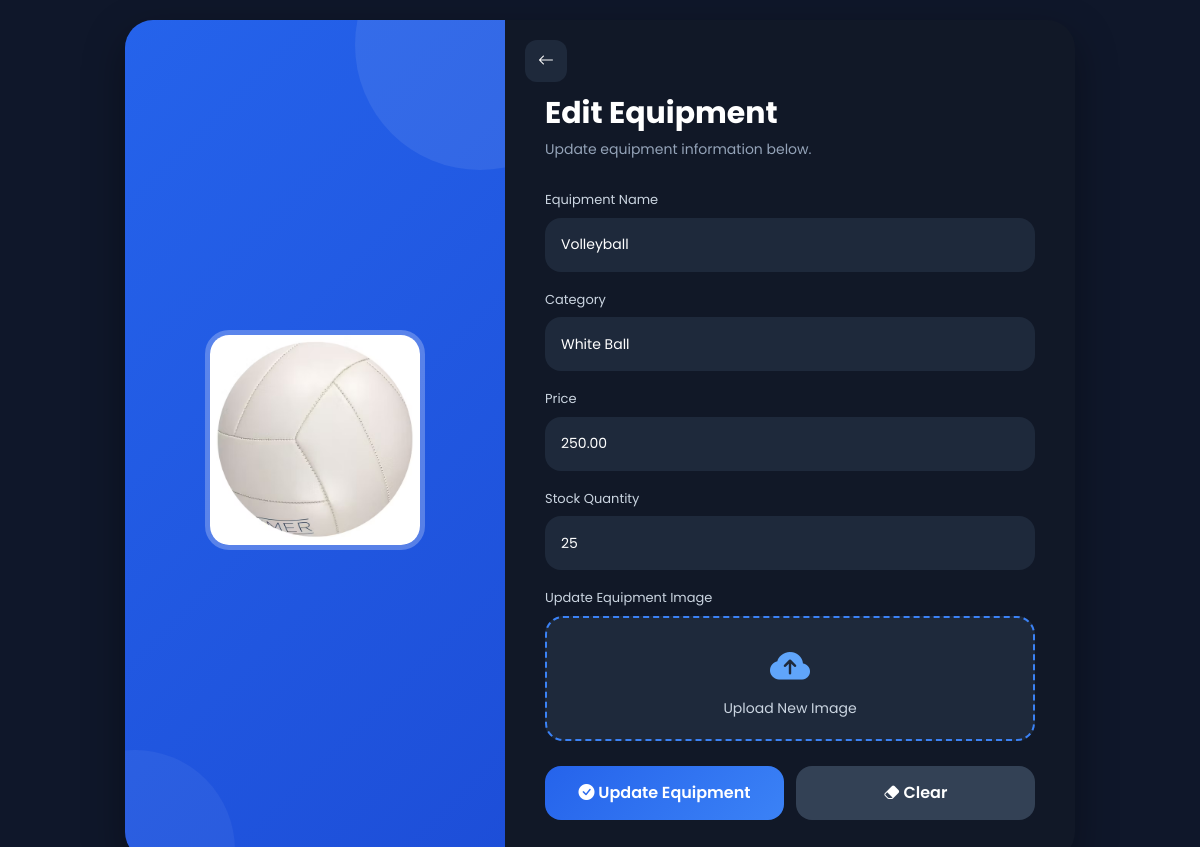
Page /admin/edit_equipment.php?id=8 (signed in) on the committed database.
### tables this page shows
CREATE TABLE `equipments` (
  `id` int(11) NOT NULL,
  `equipment_name` varchar(150) DEFAULT NULL,
  `category` varchar(100) DEFAULT NULL,
  `price` decimal(10,2) DEFAULT NULL,
  `stock` int(11) DEFAULT NULL,
  `created_at` timestamp NOT NULL DEFAULT current_timestamp(),
  `image` varchar(255) DEFAULT NULL
);

### admin/edit_equipment.php (the view, shortened to what this page needs)
<?php
include '../config/db.php';
$id = $_GET['id'];
$stmt = $conn->prepare("SELECT * FROM equipments WHERE id=?");
$stmt->execute([$id]);
$data = $stmt->fetch();
?>
<!DOCTYPE html>
<html lang="en">
<head>
<link href="https://cdn.jsdelivr.net/npm/bootstrap@5.3.3/dist/css/bootstrap.min.css" rel="stylesheet">
<link rel="stylesheet"
href="https://cdn.jsdelivr.net/npm/bootstrap-icons@1.11.3/font/bootstrap-icons.min.css">
</head>
<body>
<div class="edit-card">
    <div class="left-side">
        <img src="../uploads/<?= $data['image'] ?>"
             class="current-image"
             id="currentImage">
    </div>
    <div class="right-side">
        <a href="inventory.php"
           class="back-btn">
            <i class="bi bi-arrow-left"></i>
        </a>
        <div class="form-header">
            <h2>Edit Equipment</h2>
            <p>
                Update equipment information below.
            </p>
        </div>
        <form method="POST"
              enctype="multipart/form-data"
              id="editForm">
            <div class="input-group-custom">
                <label>Equipment Name</label>
                <input type="text"
                       name="equipment_name"
                       class="form-control"
                       value="<?= $data['equipment_name'] ?>"
                       required>
            </div>
            <div class="input-group-custom">
                <label>Category</label>
                <input type="text"
                       name="category"
                       class="form-control"
                       value="<?= $data['category'] ?>"
                       required>
            </div>
            <div class="input-group-custom">
                <label>Price</label>
                <input type="number"
                       step="0.01"
                       name="price"
                       class="form-control"
                       value="<?= $data['price'] ?>"
                       required>
            </div>
            <div class="input-group-custom">
                <label>Stock Quantity</label>
                <input type="number"
                       name="stock"
                       class="form-control"
                       value="<?= $data['stock'] ?>"
                       required>
            </div>
            <div class="input-group-custom">
                <label>Update Equipment Image</label>
                <label class="file-upload">
                    <i class="bi bi-cloud-arrow-up-fill"></i>
                    <p>Upload New Image</p>
                </label>
            </div>
            <div class="button-group">
                <button type="submit"
                        name="update"
                        class="update-btn">
                    <i class="bi bi-check-circle-fill"></i>
                    Update Equipment
                </button>
                <button type="reset"
                        class="clear-btn"
                        id="clearButton">
                    <i class="bi bi-eraser-fill"></i>
                    Clear
                </button>
            </div>
        </form>
    </div>
</div>
</body>
</html>

### admin/edit_equipment.php (style rules this page uses)
* { margin:0; padding:0; box-sizing:border-box; font-family:'Poppins',sans-serif; }
body { background:#0f172a; min-height:100vh; display:flex; justify-content:center; align-items:center; padding:20px; }
.edit-card { width:100%; max-width:950px; background:#111827; border-radius:28px; overflow:hidden; display:flex; box-shadow:0 15px 40px rgba(0,0,0,0.35); }
.left-side { width:40%; background:linear-gradient(135deg,#2563eb,#1d4ed8); display:flex; justify-content:center; align-items:center; position:relative; overflow:hidden; }
.left-side::before { content:''; position:absolute; width:250px; height:250px; background:rgba(255,255,255,0.08); border-radius:50%; top:-100px; right:-100px; }
.left-side::after { content:''; position:absolute; width:200px; height:200px; background:rgba(255,255,255,0.05); border-radius:50%; bottom:-90px; left:-90px; }
.current-image { width:220px; height:220px; border-radius:24px; object-fit:cover; border:5px solid rgba(255,255,255,0.25); z-index:2; }
.right-side { width:60%; padding:40px; position:relative; color:white; }
.back-btn { position:absolute; top:20px; left:20px; width:42px; height:42px; border-radius:12px; background:#1e293b; color:white; display:flex; justify-content:center; align-items:center; text-decoration:none; transition:0.3s; }
.form-header { margin-top:35px; margin-bottom:30px; }
.form-header h2 { font-size:30px; font-weight:700; }
.form-header p { color:#94a3b8; margin-top:6px; font-size:14px; }
.input-group-custom { margin-bottom:18px; }
.input-group-custom label { display:block; margin-bottom:8px; font-size:13px; color:#cbd5e1; }
.form-control { height:54px; border:none; border-radius:16px; background:#1e293b; color:white; padding-left:16px; font-size:14px; }
.form-control::placeholder { color:#94a3b8; }
.file-upload { background:#1e293b; border:2px dashed #3b82f6; border-radius:18px; padding:20px; text-align:center; cursor:pointer; transition:0.3s; }
.file-upload i { font-size:40px; color:#60a5fa; margin-bottom:8px; }
.file-upload p { margin:0; color:#cbd5e1; font-size:14px; }
.button-group { display:flex; gap:12px; margin-top:25px; }
.update-btn { flex:1; height:54px; border:none; border-radius:16px; background:linear-gradient(135deg,#2563eb,#3b82f6); color:white; font-weight:600; transition:0.3s; }
.clear-btn { flex:1; height:54px; border:none; border-radius:16px; background:#334155; color:white; font-weight:600; transition:0.3s; }

### rows in the picture
equipments: image (picture), equipment_name "Volleyball", category "White Ball", price "250.00", stock "25"
